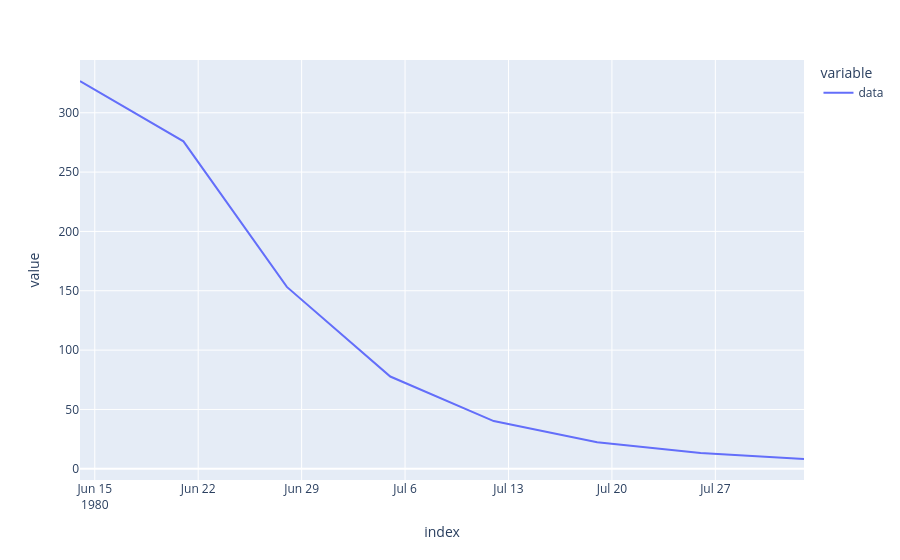

Notebook code cell kept with this figure:
### Code cell
inf_target_fuzzy.plot()

### Figure 1 — Plotly figure (JSON) as saved in the notebook; plotly's stock layout.template omitted (floating-point values rounded to 4 significant figures)
{"data": [{"hovertemplate": "variable=data<br>index=%{x}<br>value=%{y}<extra></extra>", "legendgroup": "data", "line": {"color": "#636efa", "dash": "solid"}, "marker": {"symbol": "circle"}, "mode": "lines", "name": "data", "orientation": "v", "showlegend": true, "type": "scatter", "x": ["1980-06-14T00:00:00.000000000", "1980-06-21T00:00:00.000000000", "1980-06-28T00:00:00.000000000", "1980-07-05T00:00:00.000000000", "1980-07-12T00:00:00.000000000", "1980-07-19T00:00:00.000000000", "1980-07-26T00:00:00.000000000", "1980-08-02T00:00:00.000000000"], "xaxis": "x", "y": [326.8, 275.9, 153.2, 77.76, 40.23, 22.3, 13.35, 8.262], "yaxis": "y"}], "layout": {"legend": {"title": {"text": "variable"}, "tracegroupgap": 0}, "margin": {"t": 60}, "xaxis": {"anchor": "y", "domain": [0, 1], "title": {"text": "index"}}, "yaxis": {"anchor": "x", "domain": [0, 1], "title": {"text": "value"}}}}
